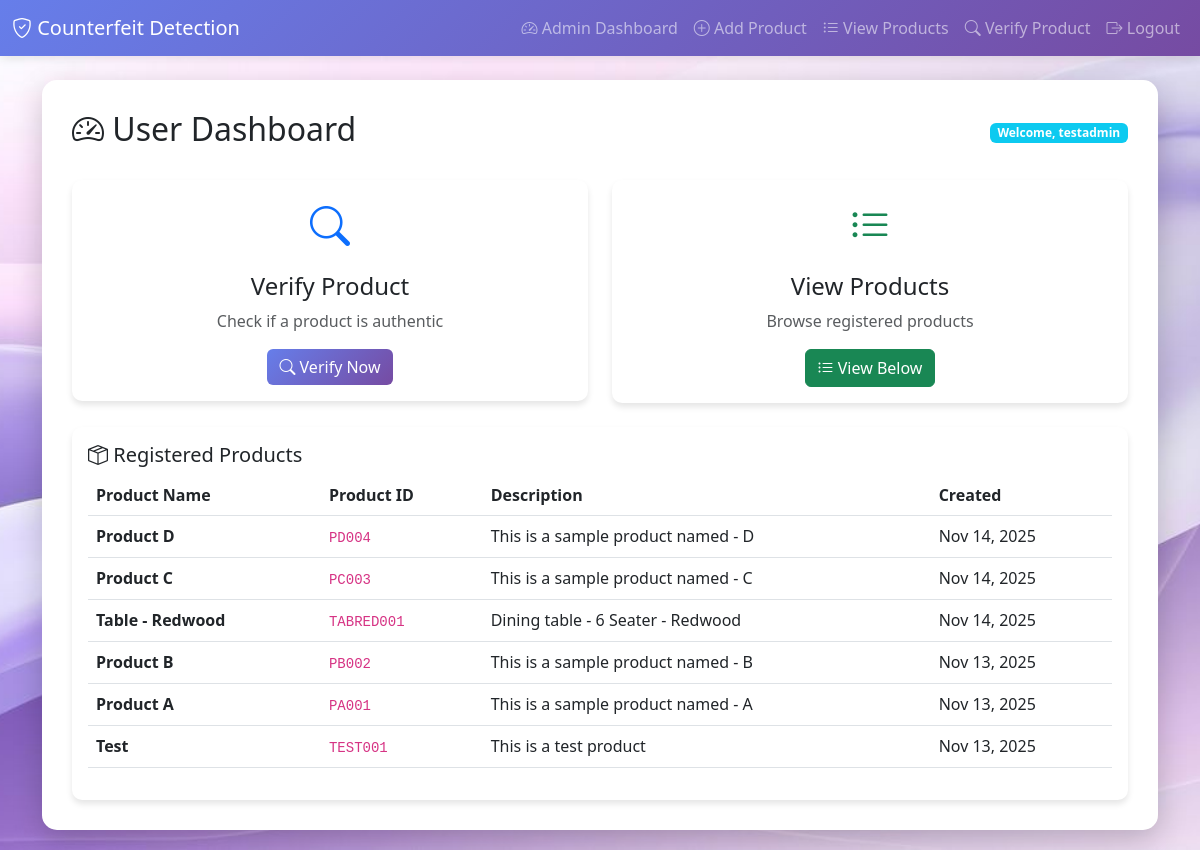
/user-dashboard/ (signed in), run on the app's committed database.
### counterfeit/models.py (models this page shows, shortened)
class Product(models.Model):
    name = models.CharField(max_length=200, help_text="Product name")
    product_id = models.CharField(
        max_length=100,
        unique=True,
        validators=[MinLengthValidator(3)],
        help_text="Unique product identification code"
    )
    description = models.TextField(help_text="Product description")
    created_at = models.DateTimeField(auto_now_add=True)
    updated_at = models.DateTimeField(auto_now=True)
    class Meta:
        ordering = ['-created_at']
        verbose_name = "Product"
        verbose_name_plural = "Products"

### counterfeit/views.py (the view)
# urls.py: path('user-dashboard/', views.user_dashboard, name='user_dashboard'),
@login_required
def user_dashboard(request):
    products = Product.objects.all()[:10]
    context = {
        'products': products,
    }
    return render(request, 'counterfeit/user_dashboard.html', context)

### counterfeit/templates/counterfeit/user_dashboard.html (shortened to what this page needs)
{% extends 'counterfeit/base.html' %}
{% block content %}
<div class="d-flex justify-content-between align-items-center mb-4">
    <h2><i class="bi bi-speedometer2"></i> User Dashboard</h2>
    <span class="badge bg-info">Welcome, {{ user.username }}</span>
</div>
<div class="row mb-4">
    <div class="col-md-6">
        <div class="card">
            <div class="card-body text-center">
                <i class="bi bi-search fs-1 text-primary"></i>
                <h4 class="mt-3">Verify Product</h4>
                <p class="text-muted">Check if a product is authentic</p>
                <a href="{% url 'verify_product' %}" class="btn btn-primary">
                    <i class="bi bi-search"></i> Verify Now
                </a>
            </div>
        </div>
    </div>
    <div class="col-md-6">
        <div class="card">
            <div class="card-body text-center">
                <i class="bi bi-list-ul fs-1 text-success"></i>
                <h4 class="mt-3">View Products</h4>
                <p class="text-muted">Browse registered products</p>
                <button class="btn btn-success" onclick="scrollToProducts()">
                    <i class="bi bi-list-ul"></i> View Below
                </button>
            </div>
        </div>
    </div>
</div>
<div class="card" id="products-section">
    <div class="card-body">
        <h5 class="card-title"><i class="bi bi-box-seam"></i> Registered Products</h5>
        {% if products %}
        <div class="table-responsive">
            <table class="table table-hover">
                <thead>
                    <tr>
                        <th>Product Name</th>
                        <th>Product ID</th>
                        <th>Description</th>
                        <th>Created</th>
                    </tr>
                </thead>
                <tbody>
                    {% for product in products %}
                    <tr>
                        <td><strong>{{ product.name }}</strong></td>
                        <td><code>{{ product.product_id }}</code></td>
                        <td>{{ product.description|truncatewords:15 }}</td>
                        <td>{{ product.created_at|date:"M d, Y" }}</td>
                    </tr>
                    {% endfor %}
                </tbody>
            </table>
        </div>
        {% else %}
        <p class="text-muted">No products registered yet.</p>
        {% endif %}
    </div>
</div>
{% endblock %}

### counterfeit/templates/counterfeit/base.html (shortened to what this page needs)
{% load static %}
<!DOCTYPE html>
<html lang="en">
<head>
    <link href="https://cdn.jsdelivr.net/npm/bootstrap@5.3.0/dist/css/bootstrap.min.css" rel="stylesheet">
    <link href="https://cdn.jsdelivr.net/npm/bootstrap-icons@1.10.0/font/bootstrap-icons.css" rel="stylesheet">
</head>
<body>
    {% if user.is_authenticated %}
    <nav class="navbar navbar-expand-lg navbar-dark navbar-custom">
        <div class="container-fluid">
            <a class="navbar-brand" href="{% url 'home' %}">
                <i class="bi bi-shield-check"></i> Counterfeit Detection
            </a>
            <div class="collapse navbar-collapse" id="navbarNav">
                <ul class="navbar-nav ms-auto">
                    {% if user.is_staff or user.is_superuser %}
                    <li class="nav-item">
                        <a class="nav-link" href="{% url 'admin_dashboard' %}">
                            <i class="bi bi-speedometer2"></i> Admin Dashboard
                        </a>
                    </li>
                    <li class="nav-item">
                        <a class="nav-link" href="{% url 'add_product' %}">
                            <i class="bi bi-plus-circle"></i> Add Product
                        </a>
                    </li>
                    <li class="nav-item">
                        <a class="nav-link" href="{% url 'view_products' %}">
                            <i class="bi bi-list-ul"></i> View Products
                        </a>
                    </li>
                    {% else %}
                    <li class="nav-item">
                        <a class="nav-link" href="{% url 'user_dashboard' %}">
                            <i class="bi bi-speedometer2"></i> Dashboard
                        </a>
                    </li>
                    {% endif %}
                    <li class="nav-item">
                        <a class="nav-link" href="{% url 'verify_product' %}">
                            <i class="bi bi-search"></i> Verify Product
                        </a>
                    </li>
                    <li class="nav-item">
                        <a class="nav-link" href="{% url 'logout' %}">
                            <i class="bi bi-box-arrow-right"></i> Logout
                        </a>
                    </li>
                </ul>
            </div>
        </div>
    </nav>
    {% endif %}
    <div class="container mt-4">
        <div class="main-container">
            {% block content %}{% endblock %}
        </div>
    </div>
</body>
</html>

### data on the page
Product: name "Product D", product_id "PD004", description "This is a sample product named - D", created_at "Nov 14, 2025"
Product: name "Product C", product_id "PC003", description "This is a sample product named - C", created_at "Nov 14, 2025"
Product: name "Table - Redwood", product_id "TABRED001", description "Dining table - 6 Seater - Redwood", created_at "Nov 14, 2025"
Product: name "Product B", product_id "PB002", description "This is a sample product named - B", created_at "Nov 13, 2025"
Product: name "Product A", product_id "PA001", description "This is a sample product named - A", created_at "Nov 13, 2025"
Product: name "Test", product_id "TEST001", description "This is a test product", created_at "Nov 13, 2025"

### other printed values
{{ user.username }} "testadmin"
